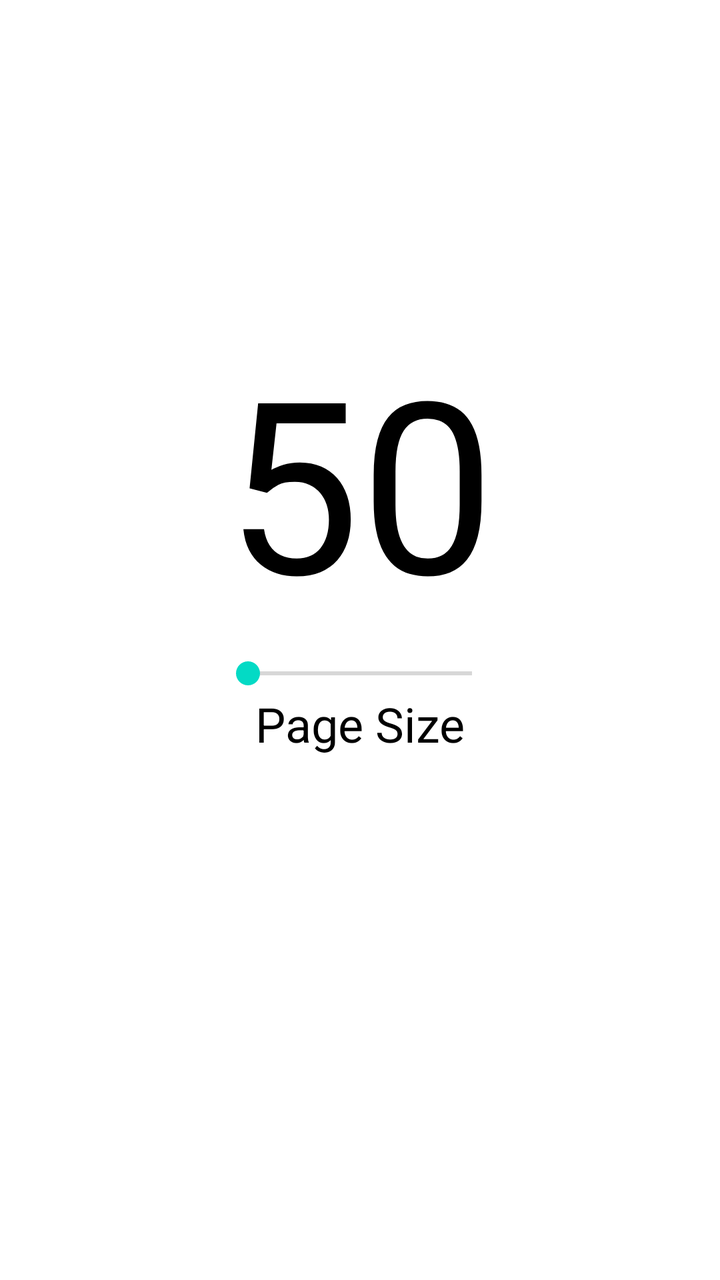
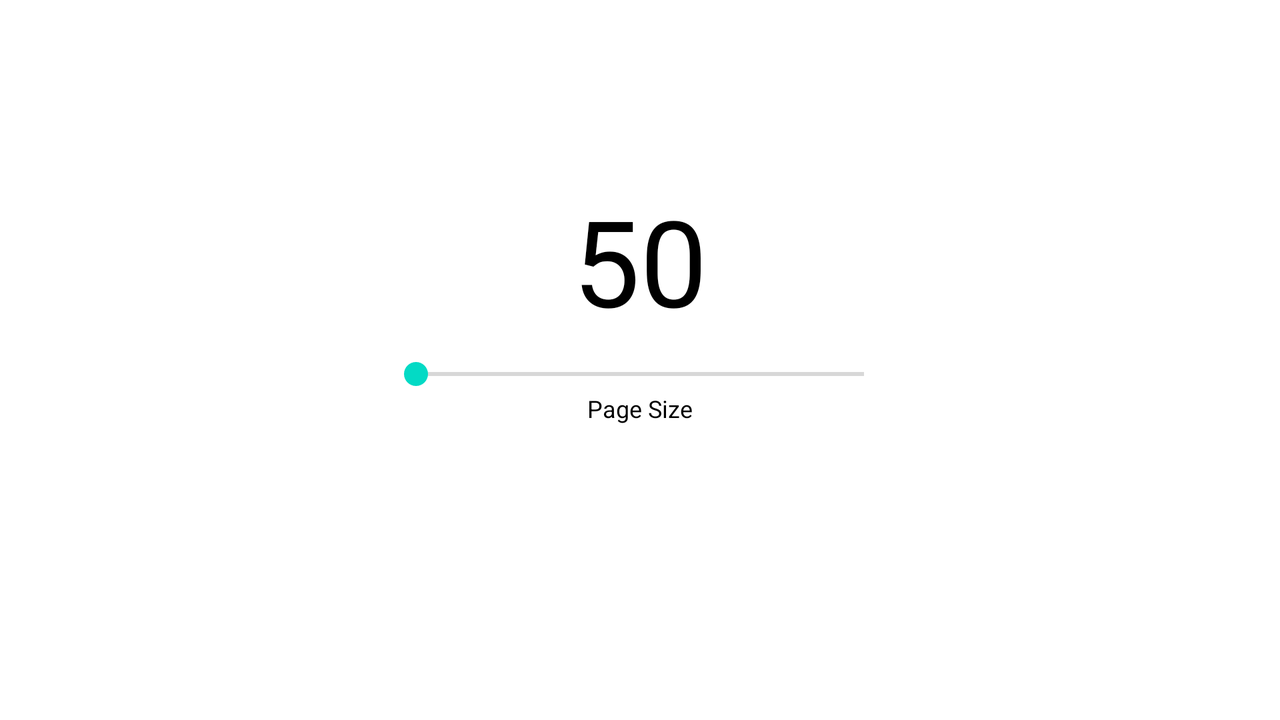

An Android layout and its configuration variant, each rendered on a device that would load it. The default file and the variant file are quoted in full after the pictures.
<!-- AndroidManifest.xml: application theme Theme.TawkTo -->
<!-- res/layout/fragment_setting.xml -->
<?xml version="1.0" encoding="utf-8"?>
<androidx.constraintlayout.widget.ConstraintLayout xmlns:android="http://schemas.android.com/apk/res/android"
    android:layout_width="match_parent"
    android:layout_height="match_parent"
    xmlns:tools="http://schemas.android.com/tools"
    android:background="@color/white"
    xmlns:app="http://schemas.android.com/apk/res-auto">

    <androidx.constraintlayout.widget.Guideline
        android:id="@+id/gl_v_1"
        app:layout_constraintGuide_percent="0.1"
        android:orientation="vertical"
        android:layout_width="wrap_content"
        android:layout_height="wrap_content"/>
    <androidx.constraintlayout.widget.Guideline
        android:id="@+id/gl_v_2"
        app:layout_constraintGuide_percent="0.5"
        android:orientation="vertical"
        android:layout_width="wrap_content"
        android:layout_height="wrap_content"/>
    <androidx.constraintlayout.widget.Guideline
        android:id="@+id/gl_v_3"
        app:layout_constraintGuide_percent="0.9"
        android:orientation="vertical"
        android:layout_width="wrap_content"
        android:layout_height="wrap_content"/>


    <androidx.constraintlayout.widget.Guideline
        android:id="@+id/gl_v_4"
        app:layout_constraintGuide_percent="0.3"
        android:orientation="vertical"
        android:layout_width="wrap_content"
        android:layout_height="wrap_content"/>
    <androidx.constraintlayout.widget.Guideline
        android:id="@+id/gl_v_5"
        app:layout_constraintGuide_percent="0.7"
        android:orientation="vertical"
        android:layout_width="wrap_content"
        android:layout_height="wrap_content"/>

    <androidx.constraintlayout.widget.Guideline
        android:id="@+id/gl_h_1"
        app:layout_constraintGuide_percent="0.25"
        android:orientation="horizontal"
        android:layout_width="wrap_content"
        android:layout_height="wrap_content"/>

    <TextView
        android:id="@+id/tv_value_radius"
        android:textSize="120sp"
        app:layout_constraintTop_toBottomOf="@+id/gl_h_1"
        app:layout_constraintLeft_toRightOf="@+id/gl_v_4"
        app:layout_constraintRight_toLeftOf="@+id/gl_v_5"
        android:textColor="@color/black"
        android:text="50"
        android:layout_width="wrap_content"
        android:layout_height="wrap_content"/>
    <SeekBar

        android:layout_marginTop="8dp"
        app:layout_constraintTop_toBottomOf="@+id/tv_value_radius"
        android:id="@+id/seekBar_radius"
        app:layout_constraintLeft_toRightOf="@+id/gl_v_4"
        app:layout_constraintRight_toLeftOf="@+id/gl_v_5"
        android:layout_width="0dp"
        android:min="1"
        android:max="30"
        android:layout_height="wrap_content"
        />
    <TextView
        android:id="@+id/tv_label_radius"
        android:textSize="24sp"
        app:layout_constraintTop_toBottomOf="@+id/seekBar_radius"
        app:layout_constraintLeft_toRightOf="@+id/gl_v_4"
        app:layout_constraintRight_toLeftOf="@+id/gl_v_5"
        android:textColor="@color/black"
        android:text="Page Size"
        android:layout_width="wrap_content"
        android:layout_height="wrap_content"/>



</androidx.constraintlayout.widget.ConstraintLayout>
<!-- resources referenced by this layout -->
<resources>
  <color name="black">#FF000000</color>
  <color name="white">#FFFFFFFF</color>
  <style name="Theme.TawkTo" parent="Theme.MaterialComponents.DayNight.DarkActionBar">
          
          <item name="colorPrimary">@color/purple_500</item>
          <item name="colorPrimaryVariant">@color/purple_700</item>
          <item name="colorOnPrimary">@color/white</item>
          
          <item name="colorSecondary">@color/teal_200</item>
          <item name="colorSecondaryVariant">@color/teal_700</item>
          <item name="colorOnSecondary">@color/black</item>
          
          <item name="android:statusBarColor" tools:targetApi="l">?attr/colorPrimaryVariant</item>
          
      </style>
  <color name="purple_500">#FF6200EE</color>
  <color name="purple_700">#FF3700B3</color>
  <color name="teal_200">#FF03DAC5</color>
  <color name="teal_700">#FF018786</color>
</resources>
<!-- res/layout-land/fragment_setting.xml (the repository's variant of the layout above) -->
<!-- drawn on the phone turned sideways -->
<?xml version="1.0" encoding="utf-8"?>
<androidx.constraintlayout.widget.ConstraintLayout xmlns:android="http://schemas.android.com/apk/res/android"
    android:layout_width="match_parent"
    android:layout_height="match_parent"
    xmlns:tools="http://schemas.android.com/tools"
    android:background="@color/white"
    xmlns:app="http://schemas.android.com/apk/res-auto">

    <androidx.constraintlayout.widget.Guideline
        android:id="@+id/gl_v_1"
        app:layout_constraintGuide_percent="0.1"
        android:orientation="vertical"
        android:layout_width="wrap_content"
        android:layout_height="wrap_content"/>
    <androidx.constraintlayout.widget.Guideline
        android:id="@+id/gl_v_2"
        app:layout_constraintGuide_percent="0.5"
        android:orientation="vertical"
        android:layout_width="wrap_content"
        android:layout_height="wrap_content"/>
    <androidx.constraintlayout.widget.Guideline
        android:id="@+id/gl_v_3"
        app:layout_constraintGuide_percent="0.9"
        android:orientation="vertical"
        android:layout_width="wrap_content"
        android:layout_height="wrap_content"/>


    <androidx.constraintlayout.widget.Guideline
        android:id="@+id/gl_v_4"
        app:layout_constraintGuide_percent="0.3"
        android:orientation="vertical"
        android:layout_width="wrap_content"
        android:layout_height="wrap_content"/>
    <androidx.constraintlayout.widget.Guideline
        android:id="@+id/gl_v_5"
        app:layout_constraintGuide_percent="0.7"
        android:orientation="vertical"
        android:layout_width="wrap_content"
        android:layout_height="wrap_content"/>

    <androidx.constraintlayout.widget.Guideline
        android:id="@+id/gl_h_1"
        app:layout_constraintGuide_percent="0.25"
        android:orientation="horizontal"
        android:layout_width="wrap_content"
        android:layout_height="wrap_content"/>

    <TextView
        android:id="@+id/tv_page_size_value"
        android:textSize="60sp"
        app:layout_constraintTop_toBottomOf="@+id/gl_h_1"
        app:layout_constraintLeft_toRightOf="@+id/gl_v_4"
        app:layout_constraintRight_toLeftOf="@+id/gl_v_5"
        android:textColor="@color/black"
        android:text="50"
        android:layout_width="wrap_content"
        android:layout_height="wrap_content"/>
    <SeekBar

        android:layout_marginTop="8dp"
        app:layout_constraintTop_toBottomOf="@+id/tv_page_size_value"
        android:id="@+id/seekbar_page_size"
        app:layout_constraintLeft_toRightOf="@+id/gl_v_4"
        app:layout_constraintRight_toLeftOf="@+id/gl_v_5"
        android:layout_width="0dp"
        android:min="0"
        android:max="70"
        android:layout_height="wrap_content"
        />
    <TextView
        android:id="@+id/tv_page_size_label"
        android:textSize="12sp"
        app:layout_constraintTop_toBottomOf="@+id/seekbar_page_size"
        app:layout_constraintLeft_toRightOf="@+id/gl_v_4"
        app:layout_constraintRight_toLeftOf="@+id/gl_v_5"
        android:textColor="@color/black"
        android:text="Page Size"
        android:layout_width="wrap_content"
        android:layout_height="wrap_content"/>



</androidx.constraintlayout.widget.ConstraintLayout>
